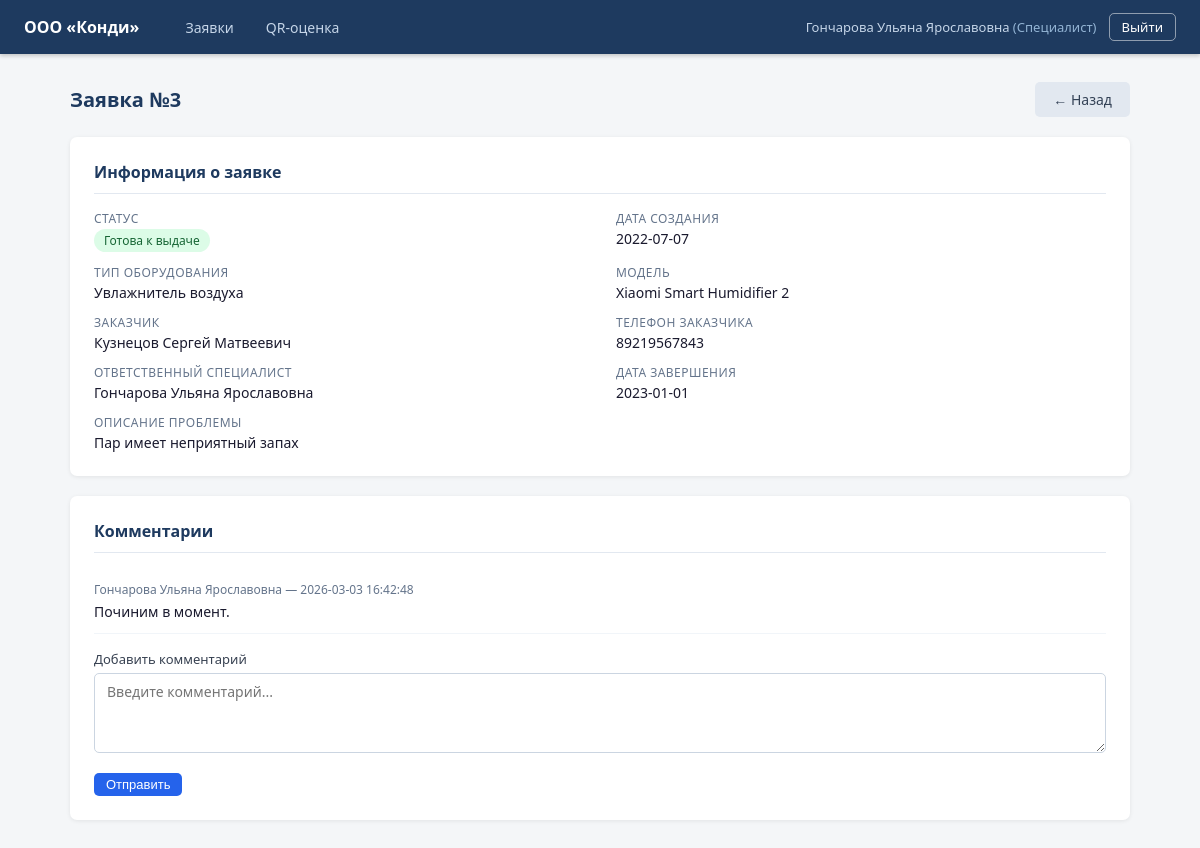
Screenshot of /requests/3 (signed in) with the database file from the repository.
### tables this page shows
CREATE TABLE users (
            user_id   INTEGER PRIMARY KEY AUTOINCREMENT,
            fio       TEXT NOT NULL,
            phone     TEXT NOT NULL,
            login     TEXT UNIQUE NOT NULL,
            password  TEXT NOT NULL,
            role      TEXT NOT NULL CHECK(role IN (
                'Администратор', 'Менеджер', 'Оператор', 'Специалист', 'Заказчик'
            ))
        );

CREATE TABLE requests (
            request_id          INTEGER PRIMARY KEY AUTOINCREMENT,
            start_date          TEXT NOT NULL,
            climate_tech_type   TEXT NOT NULL,
            climate_tech_model  TEXT NOT NULL,
            problem_description TEXT NOT NULL,
            request_status      TEXT NOT NULL DEFAULT 'Новая заявка' CHECK(request_status IN (
                'Новая заявка', 'В процессе ремонта',
                'Ожидание комплектующих', 'Готова к выдаче', 'Завершена'
            )),
            completion_date TEXT,
            repair_parts    TEXT,
            master_id       INTEGER REFERENCES users(user_id),
            client_id       INTEGER NOT NULL REFERENCES users(user_id)
        );

CREATE TABLE comments (
            comment_id INTEGER PRIMARY KEY AUTOINCREMENT,
            message    TEXT NOT NULL,
            created_at TEXT NOT NULL DEFAULT (datetime('now')),
            master_id  INTEGER NOT NULL REFERENCES users(user_id),
            request_id INTEGER NOT NULL REFERENCES requests(request_id)
        );

### app.py (the view)
@app.route('/requests/<int:request_id>')
@login_required
def request_detail(request_id):
    conn = get_db()
    req = conn.execute(
        '''SELECT r.*,
                  u_client.fio   AS client_fio,
                  u_client.phone AS client_phone,
                  u_master.fio   AS master_fio
           FROM requests r
           JOIN  users u_client ON r.client_id  = u_client.user_id
           LEFT JOIN users u_master ON r.master_id = u_master.user_id
           WHERE r.request_id = ?''',
        (request_id,)
    ).fetchone()
    if not req:
        conn.close()
        flash('Заявка с указанным номером не найдена.', 'error')
        return redirect(url_for('dashboard'))
    comments = conn.execute(
        '''SELECT c.*, u.fio AS author_fio
           FROM comments c
           JOIN users u ON c.master_id = u.user_id
           WHERE c.request_id = ?
           ORDER BY c.created_at''',
        (request_id,)
    ).fetchall()
    conn.close()
    return render_template('request_detail.html', req=req, comments=comments)

### app.py (called while the page is built)
def get_db():
    conn = sqlite3.connect(DB_PATH)
    conn.row_factory = sqlite3.Row
    return conn

def login_required(f):
    @wraps(f)
    def wrapper(*args, **kwargs):
        if 'user_id' not in session:
            return redirect(url_for('login'))
        return f(*args, **kwargs)
    return wrapper

### templates/request_detail.html (shortened to what this page needs)
{% extends 'base.html' %}
{% block content %}
<div class="page-header">
    <h1 class="page-title">Заявка №{{ req.request_id }}</h1>
    <div style="display:flex; gap:10px;">
        <a href="{{ url_for('dashboard') }}" class="btn btn-secondary">← Назад</a>
    </div>
</div>
<div class="card">
    <div class="card-title">Информация о заявке</div>
    <div class="detail-grid">
        <div class="detail-row">
            <span class="detail-label">Статус</span>
            <span class="detail-value">
                {% if req.request_status == 'Новая заявка' %}
                    <span class="badge badge-new">{{ req.request_status }}</span>
                {% elif req.request_status == 'В процессе ремонта' %}
                    <span class="badge badge-process">{{ req.request_status }}</span>
                {% elif req.request_status == 'Ожидание комплектующих' %}
                    <span class="badge badge-waiting">{{ req.request_status }}</span>
                {% elif req.request_status == 'Готова к выдаче' %}
                    <span class="badge badge-ready">{{ req.request_status }}</span>
                {% else %}
                    <span class="badge badge-done">{{ req.request_status }}</span>
                {% endif %}
            </span>
        </div>
        <div class="detail-row">
            <span class="detail-label">Дата создания</span>
            <span class="detail-value">{{ req.start_date }}</span>
        </div>
        <div class="detail-row">
            <span class="detail-label">Тип оборудования</span>
            <span class="detail-value">{{ req.climate_tech_type }}</span>
        </div>
        <div class="detail-row">
            <span class="detail-label">Модель</span>
            <span class="detail-value">{{ req.climate_tech_model }}</span>
        </div>
        <div class="detail-row">
            <span class="detail-label">Заказчик</span>
            <span class="detail-value">{{ req.client_fio }}</span>
        </div>
        <div class="detail-row">
            <span class="detail-label">Телефон заказчика</span>
            <span class="detail-value">{{ req.client_phone }}</span>
        </div>
        <div class="detail-row">
            <span class="detail-label">Ответственный специалист</span>
            <span class="detail-value">{{ req.master_fio or '—' }}</span>
        </div>
        <div class="detail-row">
            <span class="detail-label">Дата завершения</span>
            <span class="detail-value">{{ req.completion_date or '—' }}</span>
        </div>
        <div class="detail-row" style="grid-column: 1 / -1;">
            <span class="detail-label">Описание проблемы</span>
            <span class="detail-value">{{ req.problem_description }}</span>
        </div>
    </div>
</div>
<div class="card">
    <div class="card-title">Комментарии</div>
    {% if comments %}
        {% for c in comments %}
        <div class="comment">
            <div class="comment-meta">{{ c.author_fio }} — {{ c.created_at }}</div>
            <div class="comment-text">{{ c.message }}</div>
        </div>
        {% endfor %}
    {% else %}
        <p style="color:#94a3b8; font-size:14px;">Комментариев пока нет.</p>
    {% endif %}
    {% if session.role in ('Специалист', 'Менеджер', 'Администратор', 'Оператор') %}
    <form method="POST" action="{{ url_for('add_comment', request_id=req.request_id) }}" style="margin-top:16px;">
        <div class="form-group">
            <label for="message">Добавить комментарий</label>
            <textarea id="message" name="message" placeholder="Введите комментарий..."></textarea>
        </div>
        <button type="submit" class="btn btn-primary btn-sm">Отправить</button>
    </form>
    {% endif %}
</div>
{% endblock %}

### templates/base.html (shortened to what this page needs)
<!DOCTYPE html>
<html lang="ru">
<head>
    <link rel="stylesheet" href="{{ url_for('static', filename='css/style.css') }}">
</head>
<body>
{% if session.user_id %}
<header class="header">
    <div class="header-inner">
        <a href="{{ url_for('dashboard') }}" class="logo">ООО «Конди»</a>
        <nav class="nav">
            <a href="{{ url_for('dashboard') }}" class="nav-link {% if request.endpoint == 'dashboard' %}active{% endif %}">Заявки</a>
            <a href="{{ url_for('qr_page') }}" class="nav-link {% if request.endpoint == 'qr_page' %}active{% endif %}">QR-оценка</a>
        </nav>
        <div class="header-user">
            <span class="user-info">{{ session.fio }} <em>({{ session.role }})</em></span>
            <a href="{{ url_for('logout') }}" class="btn btn-sm btn-outline">Выйти</a>
        </div>
    </div>
</header>
{% endif %}
<main class="main">
    <div class="container">
        {% block content %}{% endblock %}
    </div>
</main>
</body>
</html>

### static/css/style.css (style rules this page uses)
*, *::before, *::after { box-sizing: border-box; margin: 0; padding: 0; }
body { font-family: 'Segoe UI', Tahoma, Geneva, Verdana, sans-serif; font-size: 14px; background: #f4f6f8; color: #1a1a2e; min-height: 100vh; }
a { color: #2563eb; text-decoration: none; }
.header { background: #1e3a5f; color: #fff; padding: 0 24px; height: 54px; display: flex; align-items: center; position: sticky; top: 0; z-index: 100; box-shadow: 0 2px 4px rgba(0,0,0,0.2); }
.header-inner { display: flex; align-items: center; gap: 32px; width: 100%; }
.logo { color: #fff; font-weight: 700; font-size: 16px; white-space: nowrap; text-decoration: none; }
.nav { display: flex; gap: 4px; flex: 1; }
.nav-link { color: #c5d5e8; padding: 6px 14px; border-radius: 4px; font-size: 14px; text-decoration: none; transition: background 0.15s, color 0.15s; }
.header-user { display: flex; align-items: center; gap: 12px; white-space: nowrap; }
.user-info { color: #c5d5e8; font-size: 13px; }
.user-info em { font-style: normal; color: #93b4d4; }
.main { padding: 28px 0; }
.container { max-width: 1100px; margin: 0 auto; padding: 0 20px; }
.page-header { display: flex; justify-content: space-between; align-items: center; margin-bottom: 20px; }
.page-title { font-size: 20px; font-weight: 600; color: #1e3a5f; }
.btn { display: inline-block; padding: 8px 18px; border-radius: 5px; font-size: 14px; font-weight: 500; cursor: pointer; border: none; text-decoration: none; transition: background 0.15s, opacity 0.15s; white-space: nowrap; }
.btn-primary { background: #2563eb; color: #fff; }
.btn-outline { background: transparent; color: #fff; border: 1px solid rgba(255,255,255,0.5); padding: 5px 14px; }
.btn-secondary { background: #e2e8f0; color: #334155; }
.btn-sm { padding: 4px 12px; font-size: 13px; }
.badge { display: inline-block; padding: 3px 10px; border-radius: 20px; font-size: 12px; font-weight: 500; white-space: nowrap; }
.badge-ready { background: #dcfce7; color: #166534; }
.card { background: #fff; border-radius: 7px; box-shadow: 0 1px 4px rgba(0,0,0,0.08); padding: 24px; margin-bottom: 20px; }
.card-title { font-size: 16px; font-weight: 600; color: #1e3a5f; margin-bottom: 16px; border-bottom: 1px solid #e2e8f0; padding-bottom: 10px; }
.detail-grid { display: grid; grid-template-columns: 1fr 1fr; gap: 12px 32px; }
.detail-row { display: flex; flex-direction: column; gap: 2px; }
.detail-label { font-size: 12px; color: #64748b; font-weight: 500; text-transform: uppercase; letter-spacing: 0.04em; }
.detail-value { font-size: 14px; color: #1a1a2e; }
.form-group { margin-bottom: 16px; }
.form-group label { display: block; font-size: 13px; font-weight: 500; color: #374151; margin-bottom: 5px; }
.form-group input, .form-group select, .form-group textarea { width: 100%; padding: 8px 12px; border: 1px solid #cbd5e1; border-radius: 5px; font-size: 14px; color: #1a1a2e; background: #fff; transition: border-color 0.15s; font-family: inherit; }
.form-group textarea { resize: vertical; min-height: 80px; }
.comment { padding: 12px 0; border-bottom: 1px solid #f1f5f9; }
.comment-meta { font-size: 12px; color: #64748b; margin-bottom: 4px; }
.comment-text { font-size: 14px; color: #1a1a2e; }

### rows the page displays
users: fio "Гончарова Ульяна Ярославовна", role "Специалист"
requests: request_id "3", request_status "Готова к выдаче", start_date "2022-07-07", climate_tech_type "Увлажнитель воздуха", climate_tech_model "Xiaomi Smart Humidifier 2", completion_date "2023-01-01", problem_description "Пар имеет неприятный запах"
users: client_fio "Кузнецов Сергей Матвеевич", client_phone "89219567843"
comments: author_fio "Гончарова Ульяна Ярославовна", created_at "2026-03-03 16:42:48", message "Починим в момент."
